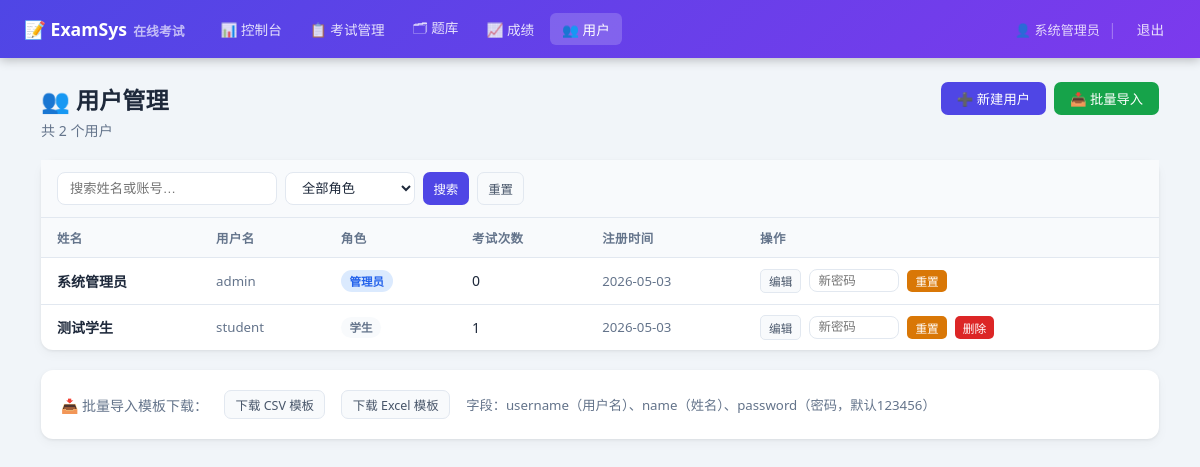
Page /admin/users (signed in) on the committed database.
### tables this page shows
CREATE TABLE users (
        id         INTEGER PRIMARY KEY AUTOINCREMENT,
        username   TEXT UNIQUE NOT NULL,
        password   TEXT NOT NULL,
        role       TEXT NOT NULL DEFAULT 'student',
        name       TEXT,
        created_at TEXT DEFAULT (datetime('now','localtime'))
    );

### app.py (the view)
@app.route('/admin/users')
@admin_required
def admin_users():
    keyword = request.args.get('keyword','').strip()
    role    = request.args.get('role','')
    q = ("SELECT u.*,COUNT(er.id) exam_count FROM users u "
         "LEFT JOIN exam_records er ON u.id=er.user_id WHERE 1=1 ")
    params = []
    if keyword: q+="AND (u.username LIKE ? OR u.name LIKE ?) "; params+=[f'%{keyword}%']*2
    if role:    q+="AND u.role=? "; params.append(role)
    q += "GROUP BY u.id ORDER BY u.created_at DESC"
    users = get_db().execute(q, params).fetchall()
    return render_template('admin_users.html', users=users,
                           has_openpyxl=HAS_OPENPYXL, keyword=keyword, sel_role=role)

### app.py (called while the page is built)
def get_db():
    if 'db' not in g:
        g.db = sqlite3.connect(DB_PATH)
        g.db.row_factory = sqlite3.Row
        g.db.execute("PRAGMA journal_mode=WAL")
    return g.db

def login_required(f):
    @wraps(f)
    def d(*a,**kw):
        if 'user_id' not in session:
            flash('请先登录','warning'); return redirect(url_for('login'))
        return f(*a,**kw)
    return d

def admin_required(f):
    @wraps(f)
    def d(*a,**kw):
        if session.get('role') != 'admin':
            flash('权限不足','danger'); return redirect(url_for('index'))
        return f(*a,**kw)
    return login_required(d)

### templates/admin_users.html (shortened to what this page needs)
{% extends 'base.html' %}
{% block content %}
<div class="ph">
  <div><h1>👥 用户管理</h1><p>共 {{ users|length }} 个用户</p></div>
  <div class="flex gap1 fw">
    <a href="{{ url_for('admin_user_add') }}" class="btn bp">➕ 新建用户</a>
    <a href="{{ url_for('admin_users_import') }}" class="btn bg">📥 批量导入</a>
  </div>
</div>
<div class="card">
  <div class="search-bar">
    <form method="GET" class="flex gap1 fw" style="width:100%">
      <input class="fc" name="keyword" value="{{ keyword }}" placeholder="搜索姓名或账号…" style="max-width:220px">
      <select name="role" class="fc" style="max-width:130px">
        <option value="">全部角色</option>
      </select>
      <button type="submit" class="btn bp btn-sm">搜索</button>
      <a href="{{ url_for('admin_users') }}" class="btn bsec btn-sm">重置</a>
    </form>
  </div>
  <div class="tw">
    <table>
      <thead><tr><th>姓名</th><th>用户名</th><th>角色</th><th>考试次数</th><th>注册时间</th><th>操作</th></tr></thead>
      <tbody>
        {% for u in users %}
        <tr>
          <td><strong>{{ u.name or u.username }}</strong></td>
          <td class="muted">{{ u.username }}</td>
          <td>{% if u.role=='admin' %}<span class="badge bv-b">管理员</span>{% else %}<span class="badge bv-s">学生</span>{% endif %}</td>
          <td>{{ u.exam_count }}</td>
          <td class="muted">{{ u.created_at[:10] }}</td>
          <td>
            <div class="flex gap1 fw aic">
              <a href="{{ url_for('admin_user_edit', uid=u.id) }}" class="btn bsec btn-xs">编辑</a>
              <form method="POST" action="{{ url_for('admin_reset_pw', uid=u.id) }}"
                    class="flex gap1 aic"
                    onsubmit="return confirm('确定重置密码？')">
                <input class="fc" name="new_pw" placeholder="新密码" style="width:90px;padding:.22rem .5rem;font-size:.78rem">
                <button class="btn bw btn-xs">重置</button>
              </form>
              {% if u.id != session.user_id %}
              <form method="POST" action="{{ url_for('admin_user_delete', uid=u.id) }}"
                    onsubmit="return confirm('确定删除用户「{{ u.name or u.username }}」？')">
                <button class="btn br btn-xs">删除</button>
              </form>
              {% endif %}
            </div>
          </td>
        </tr>
        {% else %}
        <tr><td colspan="6" class="empty" style="padding:2rem">没有符合条件的用户</td></tr>
        {% endfor %}
      </tbody>
    </table>
  </div>
</div>
<div class="card">
  <div class="card-bd" style="display:flex;align-items:center;gap:1rem;flex-wrap:wrap">
    <span style="font-size:.875rem;color:var(--muted)">📥 批量导入模板下载：</span>
    <a href="{{ url_for('admin_users_template', fmt='csv') }}" class="btn bsec btn-sm">下载 CSV 模板</a>
    {% if has_openpyxl %}
    <a href="{{ url_for('admin_users_template', fmt='xlsx') }}" class="btn bsec btn-sm">下载 Excel 模板</a>
    {% endif %}
    <span class="muted">字段：username（用户名）、name（姓名）、password（密码，默认123456）</span>
  </div>
</div>
{% endblock %}

### templates/base.html (shortened to what this page needs)
<!DOCTYPE html>
<html lang="zh-CN">
<head>
</head>
<body>
{% if session.user_id %}
<nav class="nav">
  <a class="nav-brand" href="/">📝 ExamSys<span>在线考试</span></a>
  <div class="nav-links">
    {% if session.role == 'admin' %}
      <a class="nl {% if request.endpoint=='admin_dashboard' %}active{% endif %}" href="{{ url_for('admin_dashboard') }}">📊 控制台</a>
      <a class="nl {% if request.endpoint in ['admin_exams','admin_exam_edit','admin_exam_questions'] %}active{% endif %}" href="{{ url_for('admin_exams') }}">📋 考试管理</a>
      <a class="nl {% if request.endpoint=='admin_question_bank' %}active{% endif %}" href="{{ url_for('admin_question_bank') }}">🗂 题库</a>
      <a class="nl {% if request.endpoint in ['admin_records','admin_record_detail'] %}active{% endif %}" href="{{ url_for('admin_records') }}">📈 成绩</a>
      <a class="nl {% if request.endpoint in ['admin_users','admin_users_import','admin_user_add','admin_user_edit'] %}active{% endif %}" href="{{ url_for('admin_users') }}">👥 用户</a>
    {% else %}
      <a class="nl {% if request.endpoint=='student_dashboard' %}active{% endif %}" href="{{ url_for('student_dashboard') }}">🏠 考试大厅</a>
    {% endif %}
  </div>
  <div class="nav-right">
    <span class="nav-user">👤 {{ session.name }}</span>
    <span class="nav-sep">|</span>
    <a class="nl" href="{{ url_for('logout') }}">退出</a>
  </div>
</nav>
{% endif %}
<div class="wrap">
  {% block content %}{% endblock %}
</div>
</body>
</html>

### templates/base.html (style rules this page uses)
* { box-sizing:border-box;margin:0;padding:0 }
:root { --pri:#4f46e5;--pri2:#7c3aed;--ok:#16a34a;--err:#dc2626;--warn:#d97706;--info:#2563eb; --bg:#f1f5f9;--card:#fff;--border:#e2e8f0;--text:#1e293b;--muted:#64748b;--light:#f8fafc }
body { font-family:'Segoe UI',system-ui,sans-serif;background:var(--bg);color:var(--text);min-height:100vh }
a { color:var(--pri);text-decoration:none }
.nav { background:linear-gradient(135deg,var(--pri),var(--pri2));color:#fff;height:58px; display:flex;align-items:center;padding:0 1.5rem;gap:1rem;position:sticky;top:0;z-index:200; box-shadow:0 2px 10px rgba(0,0,0,.25) }
.nav-brand { font-weight:700;font-size:1.1rem;color:#fff;white-space:nowrap;flex-shrink:0 }
.nav-brand span { opacity:.65;font-size:.8rem;margin-left:.4rem }
.nav-links { display:flex;gap:.25rem;align-items:center;flex:1;overflow-x:auto;padding:0 .5rem }
.nl { color:rgba(255,255,255,.85);padding:.35rem .75rem;border-radius:6px;font-size:.85rem; white-space:nowrap;transition:background .15s }
.nl:hover,.nl.active { background:rgba(255,255,255,.18);color:#fff;text-decoration:none }
.nav-right { display:flex;align-items:center;gap:.5rem;flex-shrink:0 }
.nav-user { font-size:.82rem;color:rgba(255,255,255,.8) }
.nav-sep { color:rgba(255,255,255,.3) }
.wrap { max-width:1150px;margin:0 auto;padding:1.5rem 1rem }
.ph { display:flex;align-items:flex-start;justify-content:space-between;gap:1rem; margin-bottom:1.25rem;flex-wrap:wrap }
.ph h1 { font-size:1.45rem;color:var(--text);display:flex;align-items:center;gap:.45rem }
.ph p { color:var(--muted);font-size:.88rem;margin-top:.25rem }
.card { background:var(--card);border-radius:12px; box-shadow:0 1px 3px rgba(0,0,0,.07),0 4px 12px rgba(0,0,0,.04);margin-bottom:1.25rem }
.card-bd { padding:1.25rem }
.tw { overflow-x:auto }
table { width:100%;border-collapse:collapse }
th,td { padding:.65rem 1rem;text-align:left;border-bottom:1px solid var(--border);font-size:.875rem }
th { background:var(--light);font-weight:600;color:var(--muted);font-size:.78rem; text-transform:uppercase;letter-spacing:.4px;white-space:nowrap }
tr:last-child td { border-bottom:none }
.fc { width:100%;padding:.6rem .85rem;border:1.5px solid var(--border);border-radius:8px; font-size:.88rem;transition:border-color .2s,box-shadow .2s;background:#fff;color:var(--text) }
select.fc { cursor:pointer }
.btn { display:inline-flex;align-items:center;gap:.3rem;padding:.45rem 1rem;border-radius:7px; font-size:.83rem;font-weight:500;cursor:pointer;border:none;transition:all .18s; white-space:nowrap;text-decoration:none!important }
.bp { background:var(--pri);color:#fff }
.bg { background:var(--ok);color:#fff }
.br { background:var(--err);color:#fff }
.bw { background:var(--warn);color:#fff }
.bsec { background:var(--light);color:#475569;border:1px solid var(--border) }
.btn-sm { padding:.28rem .65rem;font-size:.78rem }
.btn-xs { padding:.18rem .5rem;font-size:.73rem;border-radius:5px }
.badge { display:inline-flex;align-items:center;padding:.18rem .55rem;border-radius:20px; font-size:.72rem;font-weight:600;white-space:nowrap }
.bv-b { background:#dbeafe;color:var(--info) }
.bv-s { background:var(--light);color:var(--muted) }
.flex { display:flex }
.gap1 { gap:.5rem }
.aic { align-items:center }
.fw { flex-wrap:wrap }
.muted { color:var(--muted);font-size:.83rem }
.search-bar { display:flex;gap:.5rem;align-items:center;flex-wrap:wrap;padding:.75rem 1rem; background:var(--light);border-bottom:1px solid var(--border) }
.search-bar .fc { padding:.45rem .75rem;font-size:.83rem }

### rows in the picture
users: name "系统管理员", username "admin", role "管理员", exam_count "0", created_at "2026-05-03"
users: name "测试学生", username "student", role "学生", exam_count "1", created_at "2026-05-03"

### other values in the picture
{{ users|length }} "2"
